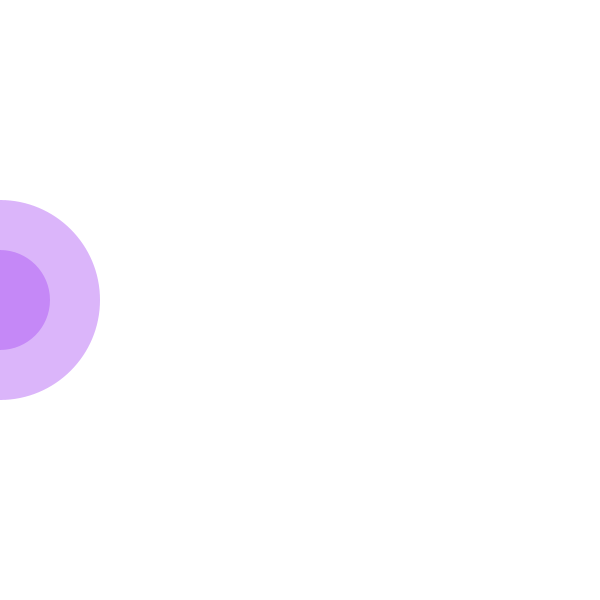
Frame 1 (no input)
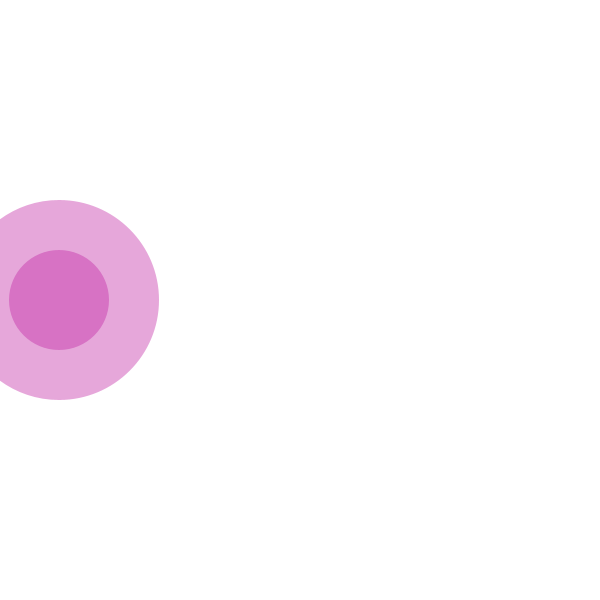
Frame 60 (the mouse pressed at the canvas centre just before this capture)
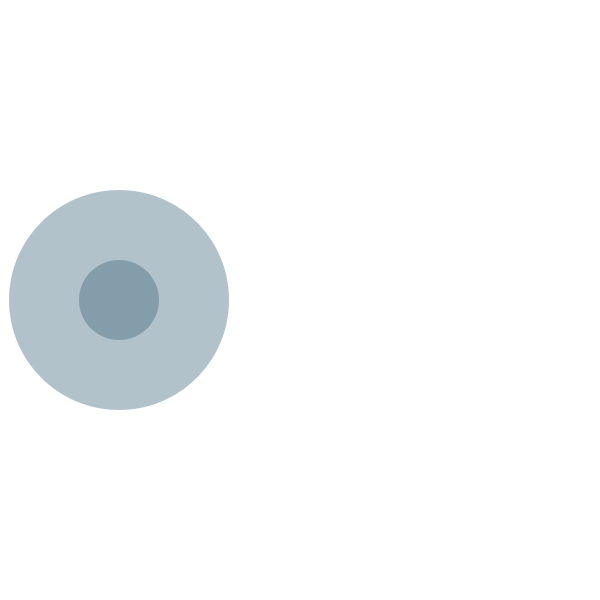
Frame 120 (the mouse held since frame 60 and released just before this capture)

The Processing sketch that drew these frames (run headless with seeded random() and noise(); from frame 60 on, the mouse is pressed at the canvas centre):

// Processing sketch: processing_138674
// ── processing_138674.pde

/*
Jenny Hsu
Benjamin Bacon
Creative Computing Section B
6 March 2014

Week 4 Assignment - Motion A
Circular Growth
*/


int x = 0;
int y = 0;
int direction = 1;
float ellipse1;
float ellipse2;

void setup () {
  size(600, 600);
  
  ellipse1 = 100;
  ellipse2 = 200;
  }

void draw() {
  background(255);
  smooth();
  noStroke();
  
  
  if ( mousePressed ) {
    ellipse1 = ellipse1 + 2;
    ellipse2 = ellipse2 - 2;
    
//  if ( ellipse1 > width) {
//    ellipse1 = ellipse1 -1;
//  }
}
  
  fill(random(255), random(255), random(255), 100);
  frameRate(30);
  ellipse(x, 300, ellipse1, ellipse1);
  ellipse(x, 300, ellipse2, ellipse2);
  
  x = x + direction;
  
    if ( x > width ) {
    direction = -1;
  } else if ( x < 0 ) {
    direction = 1;
  }
}
